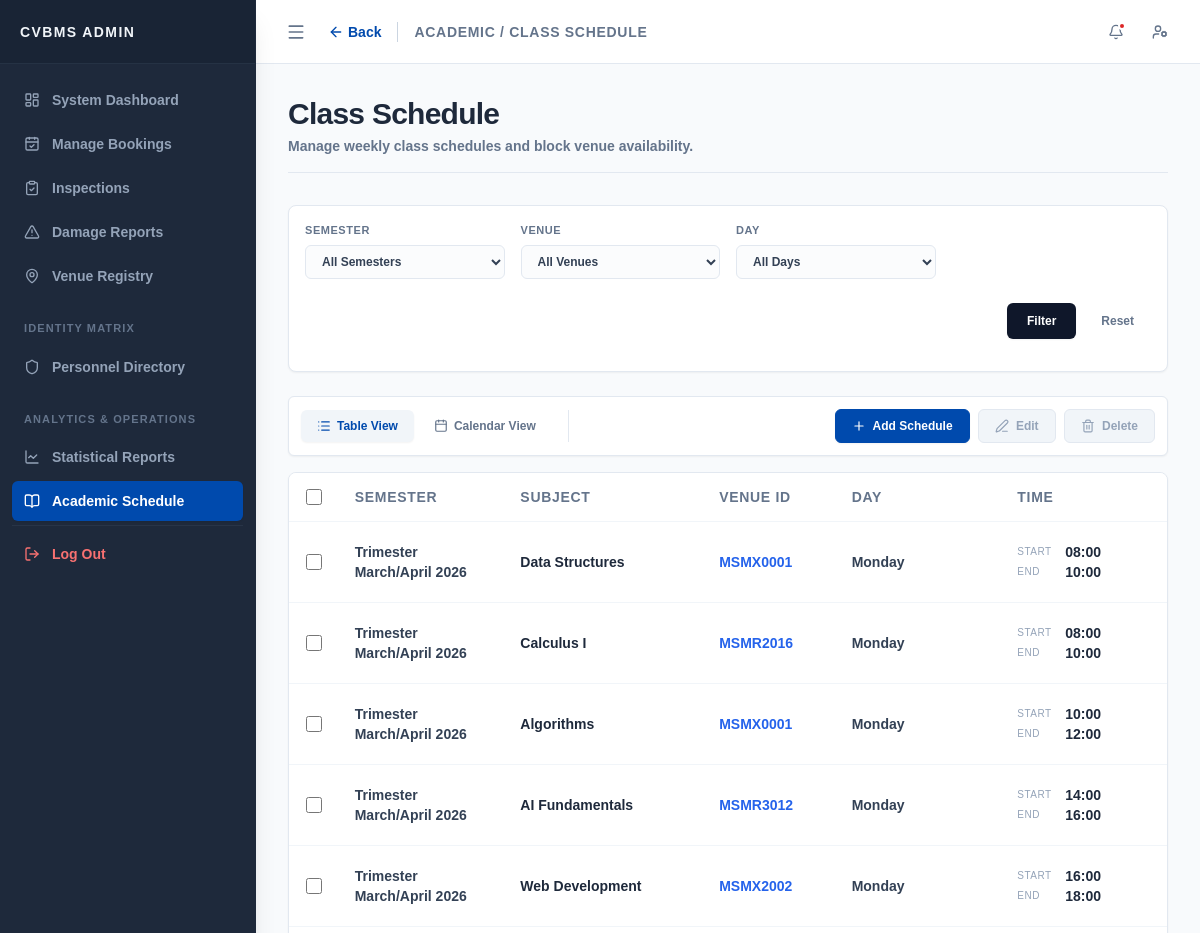
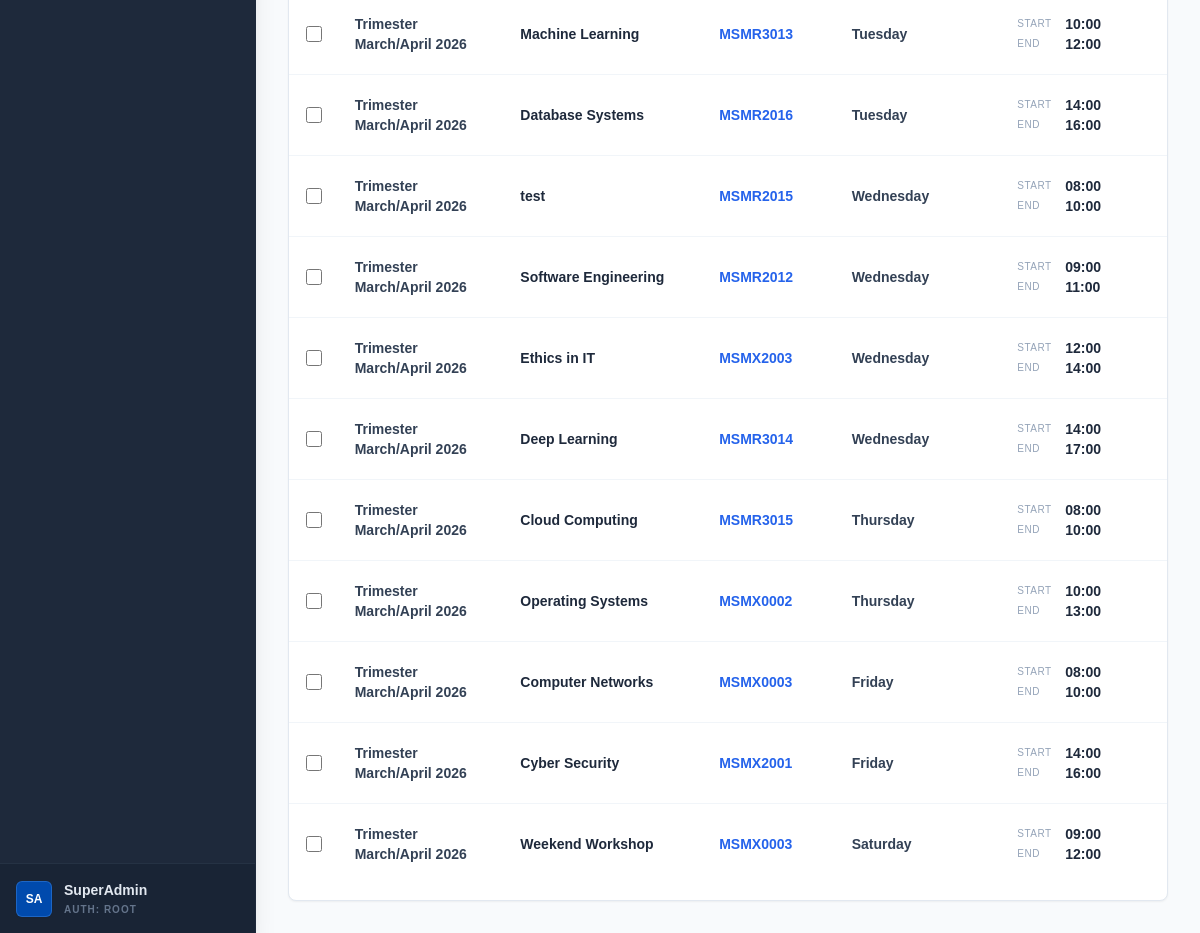
Screenshot of /admin/academic_schedule.php (signed in) with the database file from the repository (2 pictures, top to bottom).
### tables this page shows
CREATE TABLE `academic_schedule` (
  `sch_id` int(10) UNSIGNED NOT NULL,
  `sem_id` int(4) UNSIGNED NOT NULL,
  `vid` varchar(10) NOT NULL,
  `day_of_week` enum('Monday','Tuesday','Wednesday','Thursday','Friday','Saturday','Sunday') NOT NULL,
  `start_time` time NOT NULL,
  `end_time` time NOT NULL,
  `subject_name` varchar(100) DEFAULT 'Academic Class'
);

CREATE TABLE `semester_config` (
  `sem_id` int(4) UNSIGNED NOT NULL,
  `sem_name` varchar(50) NOT NULL,
  `start_date` date NOT NULL,
  `end_date` date NOT NULL,
  `is_active` tinyint(1) NOT NULL DEFAULT 0,
  `is_booking_open` tinyint(1) NOT NULL DEFAULT 0
);

### core/repositories/ScheduleRepository.php (called while the page is built, shortened)
<?php
class ScheduleRepository
{
    private mysqli $conn;
    public function __construct(mysqli $conn)
    {
        $this->conn = $conn;
    }
    public function getAllWithFilters(FilterBuilder $filterBuilder)
    {
        $sql = "SELECT s.*, v.vname, sem.sem_name
                FROM academic_schedule s
                JOIN venue v ON s.vid = v.vid
                JOIN semester_config sem ON s.sem_id = sem.sem_id
                WHERE 1=1";
        $sql .= $filterBuilder->buildSqlWhere($this->conn);
        $sql .= " ORDER BY sem.start_date DESC, FIELD(s.day_of_week, 'Monday', 'Tuesday', 'Wednesday', 'Thursday', 'Friday', 'Saturday', 'Sunday'), s.start_time ASC";
        return $this->conn->query($sql);
    }
}
?>

### core/components/datagrid.php (the view, shortened to what this page needs)
<?php
function render_datagrid(array $schema, $dataset)
{
    $html = '<table class="custom-table w-full">';
    $html .= '<thead class="sticky top-0 z-10 bg-white"><tr>';
    if (!empty($schema['enable_checkbox']))
    {
        $html .= '<th class="w-12 text-center"><input type="checkbox" id="selectAll" onclick="toggleAll(this)" class="w-4 h-4 rounded border-slate-300 text-[#004aad] focus:ring-[#004aad]"></th>';
    }
    foreach ($schema['columns'] as $col)
    {
        $width = isset($col['width']) ? 'class="' . $col['width'] . '"' : '';
        $html .= "<th {$width}>" . htmlspecialchars($col['label']) . "</th>";
    }
    $html .= '</tr></thead><tbody>';
    $has_data = false;
    if ($dataset instanceof mysqli_result)
    {
        $has_data = $dataset->num_rows > 0;
        $rows = $dataset;
    } elseif (is_array($dataset))
    {
        $has_data = count($dataset) > 0;
        $rows = $dataset;
    }
    if ($has_data)
    {
        foreach ($rows as $row)
        {
            $html .= '<tr>';
            $row_attr = '';
    $html .= '<tr '.$row_attr.'>';
            if (!empty($schema['enable_checkbox']))
            {
                $primary_key = $schema['primary_key'] ?? 'id';
                $html .= '<td class="text-center"><input type="checkbox" name="'.$schema['checkbox_name'].'[]" value="'.$row[$primary_key].'" onclick="updateButtonStates()" class="row-cb w-4 h-4 rounded border-slate-300 text-[#004aad] focus:ring-[#004aad]"></td>';
            }
            foreach ($schema['columns'] as $col)
            {
                $html .= '<td>';
                $col_key = $col['key'] ?? null;
                $val = ($col_key !== null && isset($row[$col_key])) ? $row[$col_key] : '';
                switch ($col['type'])
                {
                    case 'text':
                        $html .= '<span class="font-semibold text-slate-700 text-sm">' . htmlspecialchars($val) . '</span>';
                        break;
                    case 'text_bold':
                        $html .= '<span class="font-semibold text-slate-800 text-sm block">' . htmlspecialchars($val) . '</span>';
                        break;
                    case 'link':
                        $url = str_replace('%s', urlencode($val), $col['url_format']);
                        $html .= '<a href="' . htmlspecialchars($url) . '" class="td-text-mono">' . htmlspecialchars($val) . '</a>';
                        break;
                    case 'time_range':
                        $start = isset($row[$col['start_key']]) ? date('H:i', strtotime($row[$col['start_key']])) : 'N/A';
                        $end = isset($row[$col['end_key']]) ? date('H:i', strtotime($row[$col['end_key']])) : 'N/A';
                        $html .= '<div class="td-text-mono flex flex-col space-y-1 text-xs text-slate-700 font-semibold">';
                        $html .= '  <div class="flex items-center">';
                        $html .= '    <span class="text-slate-400 font-normal uppercase tracking-wider text-[10px] w-12 block shrink-0">Start</span>';
                        $html .= '    <span class="font-mono text-slate-800">' . $start . '</span>';
                        $html .= '  </div>';
                        $html .= '  <div class="flex items-center">';
                        $html .= '    <span class="text-slate-400 font-normal uppercase tracking-wider text-[10px] w-12 block shrink-0">End</span>';
                        $html .= '    <span class="font-mono text-slate-800">' . $end . '</span>';
                        $html .= '  </div>';
                        $html .= '</div>';
                        break;
                }
                $html .= '</td>';
            }
            $html .= '</tr>';
        }
    } else
    {
        $colspan = count($schema['columns']) + (!empty($schema['enable_checkbox']) ? 1 : 0);
        $html .= '<tr><td colspan="'.$colspan.'" class="py-16 text-center text-slate-500 border-none hover:bg-transparent cursor-default"><span class="text-sm font-medium tracking-wide">No records found.</span></td></tr>';
    }
    $html .= '</tbody></table>';
    return $html;
}
?>

### rows the page displays
academic_schedule: sem.sem_name "Trimester March/April 2026", subject_name "Data Structures", vid "MSMX0001", day_of_week "Monday", start_time "08:00", end_time "10:00"
academic_schedule: sem.sem_name "Trimester March/April 2026", subject_name "Calculus I", vid "MSMR2016", day_of_week "Monday", start_time "08:00", end_time "10:00"
academic_schedule: sem.sem_name "Trimester March/April 2026", subject_name "Algorithms", vid "MSMX0001", day_of_week "Monday", start_time "10:00", end_time "12:00"
academic_schedule: sem.sem_name "Trimester March/April 2026", subject_name "AI Fundamentals", vid "MSMR3012", day_of_week "Monday", start_time "14:00", end_time "16:00"
academic_schedule: sem.sem_name "Trimester March/April 2026", subject_name "Web Development", vid "MSMX2002", day_of_week "Monday", start_time "16:00", end_time "18:00"
academic_schedule: sem.sem_name "Trimester March/April 2026", subject_name "Machine Learning", vid "MSMR3013", day_of_week "Tuesday", start_time "10:00", end_time "12:00"
academic_schedule: sem.sem_name "Trimester March/April 2026", subject_name "Database Systems", vid "MSMR2016", day_of_week "Tuesday", start_time "14:00", end_time "16:00"
academic_schedule: sem.sem_name "Trimester March/April 2026", subject_name "test", vid "MSMR2015", day_of_week "Wednesday", start_time "08:00", end_time "10:00"
academic_schedule: sem.sem_name "Trimester March/April 2026", subject_name "Software Engineering", vid "MSMR2012", day_of_week "Wednesday", start_time "09:00", end_time "11:00"
academic_schedule: sem.sem_name "Trimester March/April 2026", subject_name "Ethics in IT", vid "MSMX2003", day_of_week "Wednesday", start_time "12:00", end_time "14:00"
academic_schedule: sem.sem_name "Trimester March/April 2026", subject_name "Deep Learning", vid "MSMR3014", day_of_week "Wednesday", start_time "14:00", end_time "17:00"
academic_schedule: sem.sem_name "Trimester March/April 2026", subject_name "Cloud Computing", vid "MSMR3015", day_of_week "Thursday", start_time "08:00", end_time "10:00"
academic_schedule: sem.sem_name "Trimester March/April 2026", subject_name "Operating Systems", vid "MSMX0002", day_of_week "Thursday", start_time "10:00", end_time "13:00"
academic_schedule: sem.sem_name "Trimester March/April 2026", subject_name "Computer Networks", vid "MSMX0003", day_of_week "Friday", start_time "08:00", end_time "10:00"
academic_schedule: sem.sem_name "Trimester March/April 2026", subject_name "Cyber Security", vid "MSMX2001", day_of_week "Friday", start_time "14:00", end_time "16:00"
academic_schedule: sem.sem_name "Trimester March/April 2026", subject_name "Weekend Workshop", vid "MSMX0003", day_of_week "Saturday", start_time "09:00", end_time "12:00"

### other values shown
$sidebar_brand_label "CVBMS ADMIN"
$_SESSION['full_name'] "SuperAdmin"
$page_title "Class Schedule"
$page_description "Manage weekly class schedules and block venue availability."
$field['label'] "SEMESTER"
$field['label'] "VENUE"
$field['label'] "DAY"
$col['label'] "SEMESTER"
$col['label'] "SUBJECT"
$col['label'] "VENUE ID"
$col['label'] "DAY"
$col['label'] "TIME"
form field filter_sem "All Semesters"
form field filter_vid "All Venues"
form field filter_day "All Days"
